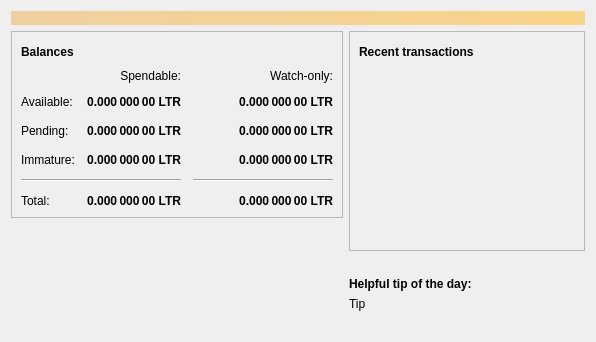
<?xml version="1.0" encoding="UTF-8"?>
<ui version="4.0">
 <class>OverviewPage</class>
 <widget class="QWidget" name="OverviewPage">
  <property name="geometry">
   <rect>
    <x>0</x>
    <y>0</y>
    <width>596</width>
    <height>342</height>
   </rect>
  </property>
  <property name="windowTitle">
   <string>Form</string>
  </property>
  <layout class="QVBoxLayout" name="topLayout">
   <item>
    <widget class="QLabel" name="labelAlerts">
     <property name="visible">
      <bool>false</bool>
     </property>
     <property name="styleSheet">
      <string notr="true">QLabel { background-color: qlineargradient(x1: 0, y1: 0, x2: 1, y2: 0, stop:0 #F0D0A0, stop:1 #F8D488); color:#000000; }</string>
     </property>
     <property name="wordWrap">
      <bool>true</bool>
     </property>
     <property name="margin">
      <number>3</number>
     </property>
     <property name="textInteractionFlags">
      <set>Qt::TextSelectableByMouse</set>
     </property>
    </widget>
   </item>
   <item>
    <layout class="QHBoxLayout" name="horizontalLayout" stretch="1,1">
     <item>
      <layout class="QVBoxLayout" name="verticalLayout_2">
       <item>
        <widget class="QFrame" name="frame">
         <property name="frameShape">
          <enum>QFrame::StyledPanel</enum>
         </property>
         <property name="frameShadow">
          <enum>QFrame::Raised</enum>
         </property>
         <layout class="QVBoxLayout" name="verticalLayout_4">
          <item>
           <layout class="QHBoxLayout" name="horizontalLayout_4">
            <item>
             <widget class="QLabel" name="label_5">
              <property name="font">
               <font>
                <weight>75</weight>
                <bold>true</bold>
               </font>
              </property>
              <property name="text">
               <string>Balances</string>
              </property>
             </widget>
            </item>
            <item>
             <widget class="QPushButton" name="labelWalletStatus">
              <property name="enabled">
               <bool>true</bool>
              </property>
              <property name="maximumSize">
               <size>
                <width>30</width>
                <height>16777215</height>
               </size>
              </property>
              <property name="toolTip">
               <string>The displayed information may be out of date. Your wallet automatically synchronizes with the LORDTROLLCOIN network after a connection is established, but this process has not completed yet.</string>
              </property>
              <property name="text">
               <string/>
              </property>
              <property name="icon">
               <iconset resource="../bitcoin.qrc">
                <normaloff>:/icons/warning</normaloff>
                <disabledoff>:/icons/warning</disabledoff>:/icons/warning</iconset>
              </property>
              <property name="iconSize">
               <size>
                <width>24</width>
                <height>24</height>
               </size>
              </property>
              <property name="flat">
               <bool>true</bool>
              </property>
             </widget>
            </item>
            <item>
             <spacer name="horizontalSpacer_3">
              <property name="orientation">
               <enum>Qt::Horizontal</enum>
              </property>
              <property name="sizeHint" stdset="0">
               <size>
                <width>40</width>
                <height>20</height>
               </size>
              </property>
             </spacer>
            </item>
           </layout>
          </item>
          <item>
           <layout class="QGridLayout" name="gridLayout">
            <property name="spacing">
             <number>12</number>
            </property>
            <item row="2" column="2">
             <widget class="QLabel" name="labelWatchPending">
              <property name="font">
               <font>
                <weight>75</weight>
                <bold>true</bold>
               </font>
              </property>
              <property name="cursor">
               <cursorShape>IBeamCursor</cursorShape>
              </property>
              <property name="toolTip">
               <string>Unconfirmed transactions to watch-only addresses</string>
              </property>
              <property name="text">
               <string notr="true">0.000 000 00 LTR</string>
              </property>
              <property name="alignment">
               <set>Qt::AlignRight|Qt::AlignTrailing|Qt::AlignVCenter</set>
              </property>
              <property name="textInteractionFlags">
               <set>Qt::LinksAccessibleByMouse|Qt::TextSelectableByKeyboard|Qt::TextSelectableByMouse</set>
              </property>
             </widget>
            </item>
            <item row="2" column="1">
             <widget class="QLabel" name="labelUnconfirmed">
              <property name="font">
               <font>
                <weight>75</weight>
                <bold>true</bold>
               </font>
              </property>
              <property name="cursor">
               <cursorShape>IBeamCursor</cursorShape>
              </property>
              <property name="toolTip">
               <string>Total of transactions that have yet to be confirmed, and do not yet count toward the spendable balance</string>
              </property>
              <property name="text">
               <string notr="true">0.000 000 00 LTR</string>
              </property>
              <property name="alignment">
               <set>Qt::AlignRight|Qt::AlignTrailing|Qt::AlignVCenter</set>
              </property>
              <property name="textInteractionFlags">
               <set>Qt::LinksAccessibleByMouse|Qt::TextSelectableByKeyboard|Qt::TextSelectableByMouse</set>
              </property>
             </widget>
            </item>
            <item row="3" column="2">
             <widget class="QLabel" name="labelWatchImmature">
              <property name="font">
               <font>
                <weight>75</weight>
                <bold>true</bold>
               </font>
              </property>
              <property name="cursor">
               <cursorShape>IBeamCursor</cursorShape>
              </property>
              <property name="toolTip">
               <string>Mined balance in watch-only addresses that has not yet matured</string>
              </property>
              <property name="text">
               <string notr="true">0.000 000 00 LTR</string>
              </property>
              <property name="alignment">
               <set>Qt::AlignRight|Qt::AlignTrailing|Qt::AlignVCenter</set>
              </property>
              <property name="textInteractionFlags">
               <set>Qt::LinksAccessibleByMouse|Qt::TextSelectableByKeyboard|Qt::TextSelectableByMouse</set>
              </property>
             </widget>
            </item>
            <item row="4" column="0" colspan="2">
             <widget class="Line" name="line">
              <property name="orientation">
               <enum>Qt::Horizontal</enum>
              </property>
             </widget>
            </item>
            <item row="4" column="2">
             <widget class="Line" name="lineWatchBalance">
              <property name="sizePolicy">
               <sizepolicy hsizetype="Preferred" vsizetype="Fixed">
                <horstretch>0</horstretch>
                <verstretch>0</verstretch>
               </sizepolicy>
              </property>
              <property name="minimumSize">
               <size>
                <width>140</width>
                <height>0</height>
               </size>
              </property>
              <property name="orientation">
               <enum>Qt::Horizontal</enum>
              </property>
             </widget>
            </item>
            <item row="5" column="0">
             <widget class="QLabel" name="labelTotalText">
              <property name="text">
               <string>Total:</string>
              </property>
             </widget>
            </item>
            <item row="3" column="1">
             <widget class="QLabel" name="labelImmature">
              <property name="font">
               <font>
                <weight>75</weight>
                <bold>true</bold>
               </font>
              </property>
              <property name="cursor">
               <cursorShape>IBeamCursor</cursorShape>
              </property>
              <property name="toolTip">
               <string>Mined balance that has not yet matured</string>
              </property>
              <property name="text">
               <string notr="true">0.000 000 00 LTR</string>
              </property>
              <property name="alignment">
               <set>Qt::AlignRight|Qt::AlignTrailing|Qt::AlignVCenter</set>
              </property>
              <property name="textInteractionFlags">
               <set>Qt::LinksAccessibleByMouse|Qt::TextSelectableByKeyboard|Qt::TextSelectableByMouse</set>
              </property>
             </widget>
            </item>
            <item row="2" column="3">
             <spacer name="horizontalSpacer_2">
              <property name="orientation">
               <enum>Qt::Horizontal</enum>
              </property>
              <property name="sizeHint" stdset="0">
               <size>
                <width>40</width>
                <height>20</height>
               </size>
              </property>
             </spacer>
            </item>
            <item row="3" column="0">
             <widget class="QLabel" name="labelImmatureText">
              <property name="text">
               <string>Immature:</string>
              </property>
             </widget>
            </item>
            <item row="5" column="1">
             <widget class="QLabel" name="labelTotal">
              <property name="font">
               <font>
                <weight>75</weight>
                <bold>true</bold>
               </font>
              </property>
              <property name="cursor">
               <cursorShape>IBeamCursor</cursorShape>
              </property>
              <property name="toolTip">
               <string>Your current total balance</string>
              </property>
              <property name="text">
               <string notr="true">0.000 000 00 LTR</string>
              </property>
              <property name="alignment">
               <set>Qt::AlignRight|Qt::AlignTrailing|Qt::AlignVCenter</set>
              </property>
              <property name="textInteractionFlags">
               <set>Qt::LinksAccessibleByMouse|Qt::TextSelectableByKeyboard|Qt::TextSelectableByMouse</set>
              </property>
             </widget>
            </item>
            <item row="5" column="2">
             <widget class="QLabel" name="labelWatchTotal">
              <property name="font">
               <font>
                <weight>75</weight>
                <bold>true</bold>
               </font>
              </property>
              <property name="cursor">
               <cursorShape>IBeamCursor</cursorShape>
              </property>
              <property name="toolTip">
               <string>Current total balance in watch-only addresses</string>
              </property>
              <property name="text">
               <string notr="true">0.000 000 00 LTR</string>
              </property>
              <property name="alignment">
               <set>Qt::AlignRight|Qt::AlignTrailing|Qt::AlignVCenter</set>
              </property>
              <property name="textInteractionFlags">
               <set>Qt::LinksAccessibleByMouse|Qt::TextSelectableByKeyboard|Qt::TextSelectableByMouse</set>
              </property>
             </widget>
            </item>
            <item row="0" column="2">
             <widget class="QLabel" name="labelWatchonly">
              <property name="text">
               <string>Watch-only:</string>
              </property>
              <property name="alignment">
               <set>Qt::AlignRight|Qt::AlignTrailing|Qt::AlignVCenter</set>
              </property>
             </widget>
            </item>
            <item row="1" column="0">
             <widget class="QLabel" name="labelBalanceText">
              <property name="text">
               <string>Available:</string>
              </property>
             </widget>
            </item>
            <item row="1" column="1">
             <widget class="QLabel" name="labelBalance">
              <property name="font">
               <font>
                <weight>75</weight>
                <bold>true</bold>
               </font>
              </property>
              <property name="cursor">
               <cursorShape>IBeamCursor</cursorShape>
              </property>
              <property name="toolTip">
               <string>Your current spendable balance</string>
              </property>
              <property name="text">
               <string notr="true">0.000 000 00 LTR</string>
              </property>
              <property name="alignment">
               <set>Qt::AlignRight|Qt::AlignTrailing|Qt::AlignVCenter</set>
              </property>
              <property name="textInteractionFlags">
               <set>Qt::LinksAccessibleByMouse|Qt::TextSelectableByKeyboard|Qt::TextSelectableByMouse</set>
              </property>
             </widget>
            </item>
            <item row="1" column="2">
             <widget class="QLabel" name="labelWatchAvailable">
              <property name="font">
               <font>
                <weight>75</weight>
                <bold>true</bold>
               </font>
              </property>
              <property name="cursor">
               <cursorShape>IBeamCursor</cursorShape>
              </property>
              <property name="toolTip">
               <string>Your current balance in watch-only addresses</string>
              </property>
              <property name="text">
               <string notr="true">0.000 000 00 LTR</string>
              </property>
              <property name="alignment">
               <set>Qt::AlignRight|Qt::AlignTrailing|Qt::AlignVCenter</set>
              </property>
              <property name="textInteractionFlags">
               <set>Qt::LinksAccessibleByMouse|Qt::TextSelectableByKeyboard|Qt::TextSelectableByMouse</set>
              </property>
             </widget>
            </item>
            <item row="2" column="0">
             <widget class="QLabel" name="labelPendingText">
              <property name="text">
               <string>Pending:</string>
              </property>
             </widget>
            </item>
            <item row="0" column="1">
             <widget class="QLabel" name="labelSpendable">
              <property name="text">
               <string>Spendable:</string>
              </property>
              <property name="alignment">
               <set>Qt::AlignRight|Qt::AlignTrailing|Qt::AlignVCenter</set>
              </property>
             </widget>
            </item>
           </layout>
          </item>
         </layout>
        </widget>
       </item>
       <item>
        <spacer name="verticalSpacer">
         <property name="orientation">
          <enum>Qt::Vertical</enum>
         </property>
         <property name="sizeHint" stdset="0">
          <size>
           <width>20</width>
           <height>40</height>
          </size>
         </property>
        </spacer>
       </item>
       <item>
        <layout class="QGridLayout" name="logo_grid">
          <item>
            <widget class="QLabel" name="label_wallet_bgcoin">
             <property name="text">
              <string/>
             </property>
             <property name="pixmap">
              <pixmap resource="../bitcoin.qrc">:/icons/wallet_bgcoin</pixmap>
             </property>
             <property name="scaledContents">
              <bool>false</bool>
             </property>
             <property name="alignment">
              <set>Qt::AlignCenter</set>
             </property>
             <property name="margin">
              <number>-2</number>
             </property>
            </widget>
          </item>
          <item>
            <widget class="QLabel" name="label_wallet_version_overlay">
              <property name="text">
               <string></string>
              </property>
              <property name="pixmap">
              </property>
              <property name="scaledContents">
               <bool>false</bool>
              </property>
              <property name="alignment">
               <set>Qt::AlignLeft|Qt::AlignBottom</set>
              </property>
              <property name="margin">
               <number>2</number>
              </property>
            </widget>
          </item>
        </layout>
       </item>
      </layout>
     </item>
     <item>
      <layout class="QVBoxLayout" name="verticalLayout_3">
       <item>
        <widget class="QFrame" name="frame_2">
         <property name="frameShape">
          <enum>QFrame::StyledPanel</enum>
         </property>
         <property name="frameShadow">
          <enum>QFrame::Raised</enum>
         </property>
         <layout class="QVBoxLayout" name="verticalLayout">
          <item>
           <layout class="QHBoxLayout" name="horizontalLayout_2">
            <item>
             <widget class="QLabel" name="label_4">
              <property name="font">
               <font>
                <weight>75</weight>
                <bold>true</bold>
               </font>
              </property>
              <property name="text">
               <string>Recent transactions</string>
              </property>
             </widget>
            </item>
            <item>
             <widget class="QPushButton" name="labelTransactionsStatus">
              <property name="enabled">
               <bool>true</bool>
              </property>
              <property name="maximumSize">
               <size>
                <width>30</width>
                <height>16777215</height>
               </size>
              </property>
              <property name="toolTip">
               <string>The displayed information may be out of date. Your wallet automatically synchronizes with the LORDTROLLCOIN network after a connection is established, but this process has not completed yet.</string>
              </property>
              <property name="text">
               <string/>
              </property>
              <property name="icon">
               <iconset resource="../bitcoin.qrc">
                <normaloff>:/icons/warning</normaloff>
                <disabledoff>:/icons/warning</disabledoff>:/icons/warning</iconset>
              </property>
              <property name="iconSize">
               <size>
                <width>24</width>
                <height>24</height>
               </size>
              </property>
              <property name="flat">
               <bool>true</bool>
              </property>
             </widget>
            </item>
            <item>
             <spacer name="horizontalSpacer">
              <property name="orientation">
               <enum>Qt::Horizontal</enum>
              </property>
              <property name="sizeHint" stdset="0">
               <size>
                <width>40</width>
                <height>20</height>
               </size>
              </property>
             </spacer>
            </item>
           </layout>
          </item>
          <item>
           <widget class="QListView" name="listTransactions">
            <property name="styleSheet">
             <string notr="true">QListView { background: transparent; }</string>
            </property>
            <property name="frameShape">
             <enum>QFrame::NoFrame</enum>
            </property>
            <property name="verticalScrollBarPolicy">
             <enum>Qt::ScrollBarAlwaysOff</enum>
            </property>
            <property name="horizontalScrollBarPolicy">
             <enum>Qt::ScrollBarAlwaysOff</enum>
            </property>
            <property name="selectionMode">
             <enum>QAbstractItemView::NoSelection</enum>
            </property>
           </widget>
          </item>
         </layout>
        </widget>
       </item>
       <item>
        <spacer name="verticalSpacer_2">
         <property name="orientation">
          <enum>Qt::Vertical</enum>
         </property>
         <property name="sizeHint" stdset="0">
          <size>
           <width>20</width>
           <height>40</height>
          </size>
         </property>
        </spacer>
       </item>
       <item>
        <layout class="QVBoxLayout" name="verticalLayout_5">
         <property name="topMargin">
          <number>0</number>
         </property>
         <item>
          <widget class="QLabel" name="label_tip_header">
           <property name="font">
            <font>
             <weight>75</weight>
             <bold>true</bold>
            </font>
           </property>
           <property name="text">
            <string>Helpful tip of the day:</string>
           </property>
          </widget>
         </item>
         <item>
          <widget class="QLabel" name="label_tip">
           <property name="text">
            <string>Tip</string>
           </property>
          </widget>
         </item>
         <item>
          <spacer name="verticalSpacer_3">
           <property name="orientation">
            <enum>Qt::Vertical</enum>
           </property>
           <property name="sizeType">
            <enum>QSizePolicy::Maximum</enum>
           </property>
           <property name="sizeHint" stdset="0">
            <size>
             <width>20</width>
             <height>40</height>
            </size>
           </property>
          </spacer>
         </item>
        </layout>
       </item>
      </layout>
     </item>
    </layout>
   </item>
  </layout>
 </widget>
 <resources>
  <include location="../bitcoin.qrc"/>
 </resources>
 <connections/>
</ui>
